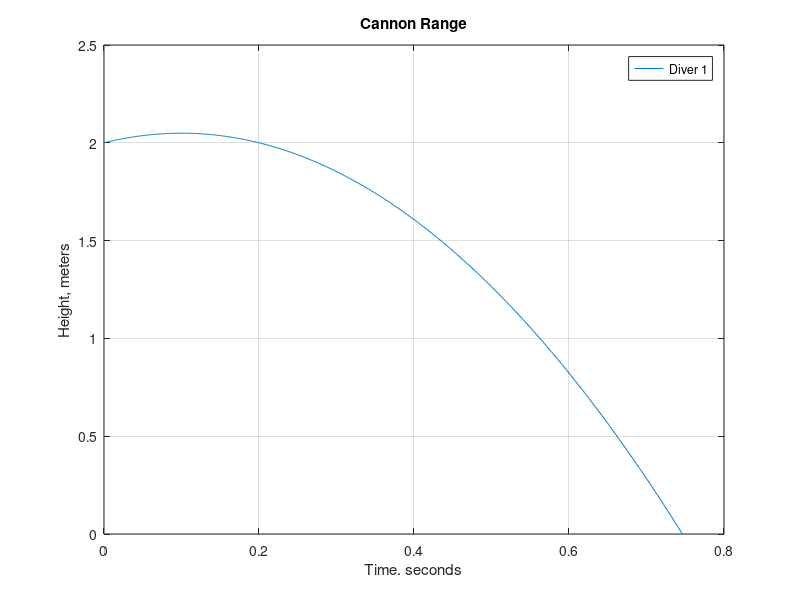

MATLAB code for this plot:
clc;
clear;
close all;

t = 0:0.001:0.74633;
h = -4.905*t.^2 + 0.981*t + 2.0;

plot(t,h);
title('Cannon Range');
xlabel('Time. seconds');
ylabel('Height, meters');
legend('Diver 1');
grid on;